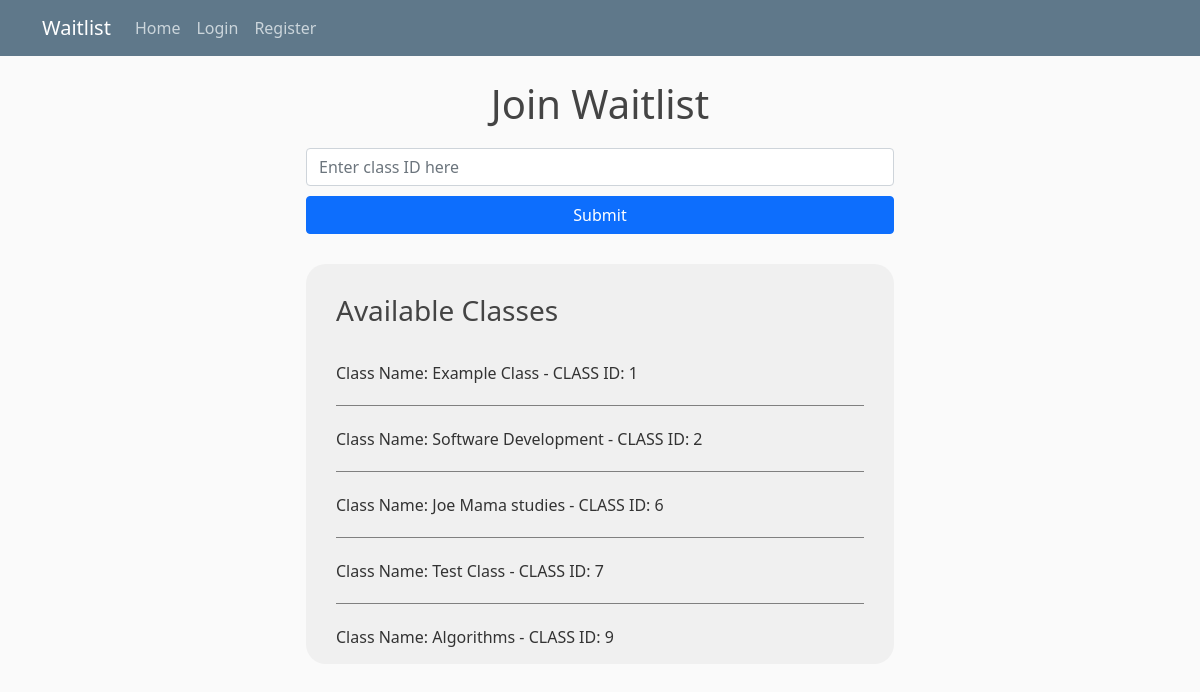
The page /studenthome/joinwaitlist/ on the database its author committed.
### studentview/models.py (models this page shows)
class ClassWaitlist(models.Model):
    className = models.CharField(max_length=200, name="className", verbose_name='Class Name')
    classDescription = models.TextField(verbose_name='Description', default=' ')
    classCode = models.CharField(max_length=200, verbose_name='Class Code')
    crn = models.IntegerField(default=0, verbose_name='CRN')
    schedule = models.CharField(max_length=200, verbose_name='Schedule')
    sortType = models.CharField(max_length=200, verbose_name='Sort Type')
    term = models.CharField(max_length=200, verbose_name='Term')
    professor = models.ForeignKey(User, on_delete=models.CASCADE)
    date_added = models.DateTimeField("date published")
    closed = models.BooleanField(default=False)  # Add this line
    anonymous_waitlist = models.BooleanField(default=False, verbose_name='Anonymous Waitlist')
    def __str__(self):
        return self.className

### studentview/views.py (the view)
# urls.py: path('joinwaitlist/',views.joinWaitlist, name='join-waitlist'),
def joinWaitlist(request):
    if request.method =='POST':
        classid = request.POST['classID']
        user = request.user
        message = ""
        waitlist = ClassWaitlist.objects.filter(id=classid).first()
        if waitlist and user:
            existing_ticket = StudentTicket.objects.filter(class_waitlist=waitlist, student=user).first()
            if existing_ticket:
                message = "You have already joined this class's waitlist."
            else:
                last_position = StudentTicket.objects.filter(class_waitlist=waitlist).order_by('-position').first()
                new_position = last_position.position + 1 if last_position else 1
                st = StudentTicket.objects.create(class_waitlist=waitlist, date_joined=timezone.now(), student=user, position=new_position)
                response = redirect('/studenthome/')
                return response
        else:
            message = "The specified class does not exist."
        context = {
            'title': 'join waitlist',
            'message': message,
            'classes': ClassWaitlist.objects.all(),
        }
        return render(request, 'studentview/join_waitlist.html', context)
    else:
        classes = ClassWaitlist.objects.all()
        context = {
            'title': 'join waitlist',
            'classes': classes
        }
        return render(request, 'studentview/join_waitlist.html', context)

### studentview/templates/studentview/join_waitlist.html (shortened to what this page needs)
{% extends "studentview/base.html" %}
{% block content %}
<h1 style="text-align:center;margin-bottom:20px">Join Waitlist</h1>
<div class="row">
<div class="mx-auto col-10 col-md-8 col-lg-6">
<form style="text-align:center;margin-bottom:30px" action="" method="post">
    <div class="form-group;">
        <input style="width:100%" type="number" class="form-control" id="classID" name="classID" aria-describedby="idhelp" placeholder="Enter class ID here">
    </div>
    <button style="width:100%;margin-top:10px;" type="submit" class="btn btn-primary">Submit</button>
</form>
<div style="background-color: #f0f0f0;padding:30px;border-radius:20px;height:400px;overflow-y:auto">
<h3 style="padding-bottom:20px">Available Classes</h3>
{% for aClass in classes %}
    <p style="border-bottom: 1px solid grey;padding-bottom:20px;padding-top:5px"> Class Name: {{ aClass }} - CLASS ID: {{aClass.id}}</p>
{% endfor %}
</div>
</div>
</div>
{% endblock content %}

### studentview/static/studentview/main.css (style rules this page uses)
body { background: #fafafa; color: #333333; margin-top: 5rem; }
h1, h2, h3, h4, h5, h6 { color: #444444; }

### rows shown on the page
ClassWaitlist: className "Example Class", id "1"
ClassWaitlist: className "Software Development", id "2"
ClassWaitlist: className "Joe Mama studies", id "6"
ClassWaitlist: className "Test Class", id "7"
ClassWaitlist: className "Algorithms", id "9"
